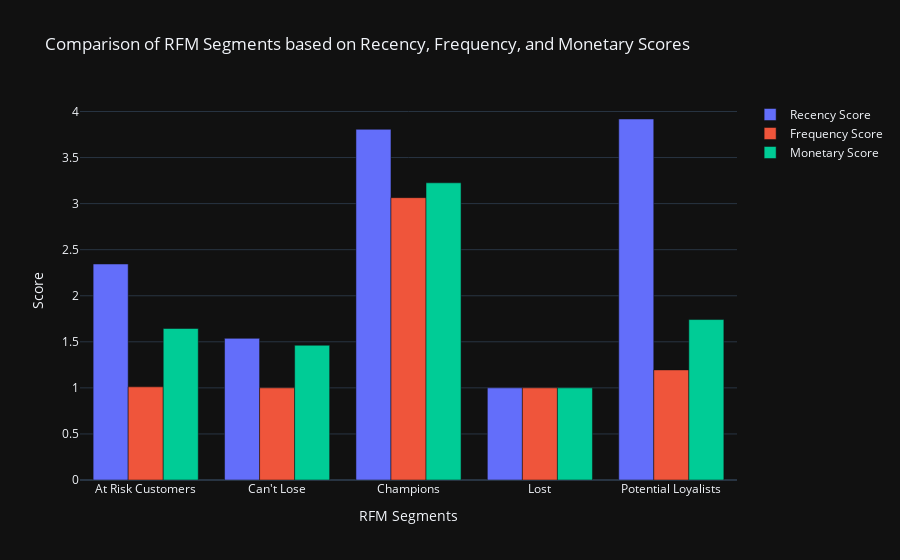

This figure's notebook cell:
### Code cell
# Calculate the average Recency, Frequency, and Monetary scores for each segment
segment_scores = data.groupby('RFM Customer Segments')[
    ['RecencyScore', 'FrequencyScore', 'MonetaryScore']].mean().reset_index()
# Create a grouped bar chart to compare segment scores
fig = go.Figure()
# Add bars for Recency score
fig.add_trace(go.Bar(
    x=segment_scores['RFM Customer Segments'],
    y=segment_scores['RecencyScore'],
    name='Recency Score',
    # marker_color='rgb(158,202,225)'
))
# Add bars for Frequency score
fig.add_trace(go.Bar(
    x=segment_scores['RFM Customer Segments'],
    y=segment_scores['FrequencyScore'],
    name='Frequency Score',
    # marker_color='rgb(94,158,217)'
))
# Add bars for Monetary score
fig.add_trace(go.Bar(
    x=segment_scores['RFM Customer Segments'],
    y=segment_scores['MonetaryScore'],
    name='Monetary Score',
    # marker_color='rgb(32,102,148)'
))
# Update the layout
fig.update_layout(
    title='Comparison of RFM Segments based on Recency, Frequency, and Monetary Scores',
    xaxis_title='RFM Segments',
    yaxis_title='Score',
    barmode='group',
    showlegend=True
)
fig.show()

### Figure 1 — Plotly figure (JSON) as saved in the notebook; plotly's stock layout.template omitted (floating-point values rounded to 4 significant figures)
{"data": [{"name": "Recency Score", "x": ["At Risk Customers", "Can't Lose", "Champions", "Lost", "Potential Loyalists"], "y": [2.344, 1.538, 3.806, 1.0, 3.918], "type": "bar"}, {"name": "Frequency Score", "x": ["At Risk Customers", "Can't Lose", "Champions", "Lost", "Potential Loyalists"], "y": [1.011, 1.0, 3.065, 1.0, 1.195], "type": "bar"}, {"name": "Monetary Score", "x": ["At Risk Customers", "Can't Lose", "Champions", "Lost", "Potential Loyalists"], "y": [1.644, 1.462, 3.226, 1.0, 1.742], "type": "bar"}], "layout": {"title": {"text": "Comparison of RFM Segments based on Recency, Frequency, and Monetary Scores"}, "xaxis": {"title": {"text": "RFM Segments"}}, "yaxis": {"title": {"text": "Score"}}, "barmode": "group", "showlegend": true}}
